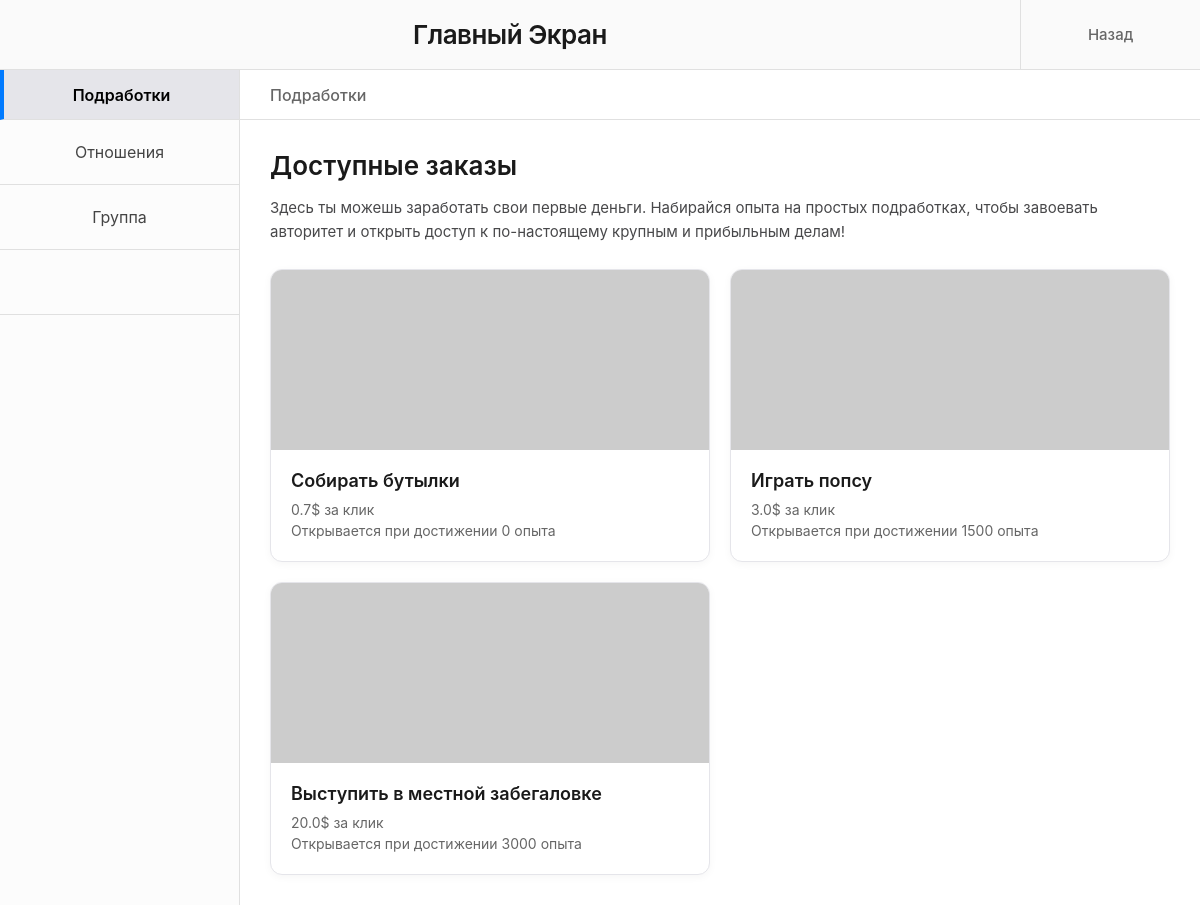
Page /computer (signed in) on the committed database.
### models.py (models this page shows)
class BaseModel(Model):
    class Meta:
        database = db

class Jobs(BaseModel):
    name = CharField()
    salary = FloatField()
    need_xp = IntegerField()
    need_charisma = IntegerField()
    time_cost = IntegerField()
    energy_cost = IntegerField()
    open_from = IntegerField()
    open_to = IntegerField()
    access = BooleanField(default=False)

### main.py (the view)
@app.route("/computer")
def computer():
    player = Player.get_or_none(Player.login == session.get("login"))
    avatar = Avatars.get_or_none(Avatars.id == player.avatar)
    hours = player.time // 60
    minutes = player.time % 60
    job = Jobs.select()
    relations = Relations.select().where(Relations.player_id == player.id)
    band = Band.get_or_none(Band.player_id == player.id)
    return render_template("computer.html", player=player, hours=hours, minutes=minutes, avatar=avatar, jobs=job, relations = relations, band=band)

### templates/computer.html (shortened to what this page needs)
<!DOCTYPE html>
<html lang="ru">
<head>
    <link rel="stylesheet" href="../static/css/computer.css">
</head>
<body>
    <div class="window-container">
        <header class="header">
            <div class="header-title">Главный Экран</div>
            <button class="back-button" onclick="window.history.back();">
                <div>Назад</div>
            </button>
        </header>
        <div class="main-content">
            <aside class="sidebar">
                <div class="sidebar-first-item active" data-tab="tab-jobs">Подработки</div>
                <div class="sidebar-item" data-tab="tab-relations">Отношения</div>
                <div class="sidebar-item" data-tab="tab-group">Группа</div>
                <div class="sidebar-empty-item"></div>
                <div class="sidebar-spacer"></div>
            </aside>
            <main class="content-area">
                <div class="content-subheader" id="current-header">Подработки</div>
                <div class="content-body">
                    <div id="tab-jobs" class="tab-content active">
                        <h2>Доступные заказы</h2>
                        <p class="intro-text">
                            Здесь ты можешь заработать свои первые деньги.
                            Набирайся опыта на простых подработках, чтобы завоевать авторитет и открыть доступ к по-настоящему крупным и прибыльным делам!
                        </p>
                        <div class="jobs-container">
                            {%for job in jobs%}
                            <div class="job-card">
                                <div class="job-card-image">
                                    <img src="https://picsum.photos" >
                                </div>
                                <div class="job-card-info">
                                    <h3>{{job.name}}</h3>
                                    <p>{{job.salary}}$ за клик</p>
                                    <p>Открывается при достижении {{job.need_xp}} опыта</p>
                                </div>
                            </div>
                            {%endfor%}
                        </div>
                    </div>
                </div>
            </main>
        </div>
    </div>
</body>
</html>

### static/css/computer.css (style rules this page uses)
* { box-sizing: border-box; margin: 0; padding: 0; font-family: -apple-system, BlinkMacSystemFont, "Segoe UI", Roboto, Helvetica, Arial, sans-serif; }
html, body { height: 100%; width: 100%; overflow: hidden; background-color: #ffffff; }
.window-container { height: 100vh; width: 100vw; display: grid; grid-template-rows: 70px 1fr; }
.header { display: grid; grid-template-columns: 1fr 180px; border-bottom: 1px solid #e0e0e0; background-color: #fafafa; }
.header-title { display: flex; justify-content: center; align-items: center; font-size: 26px; font-weight: 600; color: #1a1a1a; letter-spacing: -0.5px; }
.back-button { display: flex; flex-direction: column; justify-content: center; align-items: center; border-left: 1px solid #e0e0e0; cursor: pointer; font-size: 15px; font-weight: 500; color: #666666; background: none; border-top: none; border-right: none; border-bottom: none; transition: all 0.2s ease; }
.main-content { display: grid; grid-template-columns: 240px 1fr; height: 100%; }
.sidebar { display: flex; flex-direction: column; border-right: 1px solid #e0e0e0; background-color: #fcfcfc; }
.content-area { display: grid; grid-template-rows: 50px 1fr; background-color: #ffffff; height: 100%; overflow: hidden; }
.sidebar-first-item { height: 50px; border-bottom: 1px solid #e0e0e0; display: flex; justify-content: center; align-items: center; font-size: 16px; color: #444444; cursor: pointer; transition: all 0.15s ease; }
.content-subheader { height: 50px; padding-left: 30px; display: flex; align-items: center; font-size: 16px; font-weight: 500; color: #666666; border-bottom: 1px solid #e0e0e0; background-color: #ffffff; }
.sidebar-item { height: 65px; border-bottom: 1px solid #e0e0e0; display: flex; justify-content: center; align-items: center; font-size: 16px; color: #444444; cursor: pointer; transition: all 0.15s ease; }
.sidebar-empty-item { height: 65px; border-bottom: 1px solid #e0e0e0; }
.sidebar-first-item.active, .sidebar-item.active { background-color: #e5e5ea; color: #000000; font-weight: 600; border-left: 4px solid #007aff; }
.sidebar-spacer { flex-grow: 1; background-color: #fcfcfc; }
.content-body { padding: 30px; overflow-y: auto; height: 100%; }
.tab-content { display: none; animation: fadeIn 0.3s ease; }
.tab-content.active { display: block; }
.tab-content h2 { font-size: 26px; color: #1a1a1a; margin-bottom: 15px; font-weight: 600; }
.tab-content .intro-text { font-size: 15px; color: #48484a; line-height: 1.6; margin-bottom: 25px; }
.jobs-container { display: grid; grid-template-columns: repeat(auto-fill, minmax(320px, 1fr)); gap: 20px; margin-top: 15px; }
.job-card { background-color: #ffffff; border: 1px solid #e5e5ea; border-radius: 12px; overflow: hidden; display: flex; flex-direction: column; box-shadow: 0 2px 8px rgba(0, 0, 0, 0.04); transition: transform 0.2s ease, box-shadow 0.2s ease; }
.job-card-image { width: 100%; height: 180px; background-color: #f2f2f7; overflow: hidden; position: relative; }
.job-card-image img { width: 100%; height: 100%; object-fit: cover; }
.job-card-info { padding: 20px; display: flex; flex-direction: column; flex-grow: 1; }
.job-card-info h3 { font-size: 18px; font-weight: 600; color: #1a1a1a; margin-bottom: 8px; }
.job-card-info p { font-size: 14px; color: #666666; line-height: 1.5; }

### rows in the picture
Jobs: name "Собирать бутылки", salary "0.7", need_xp "0"
Jobs: name "Играть попсу", salary "3.0", need_xp "1500"
Jobs: name "Выступить в местной забегаловке", salary "20.0", need_xp "3000"
